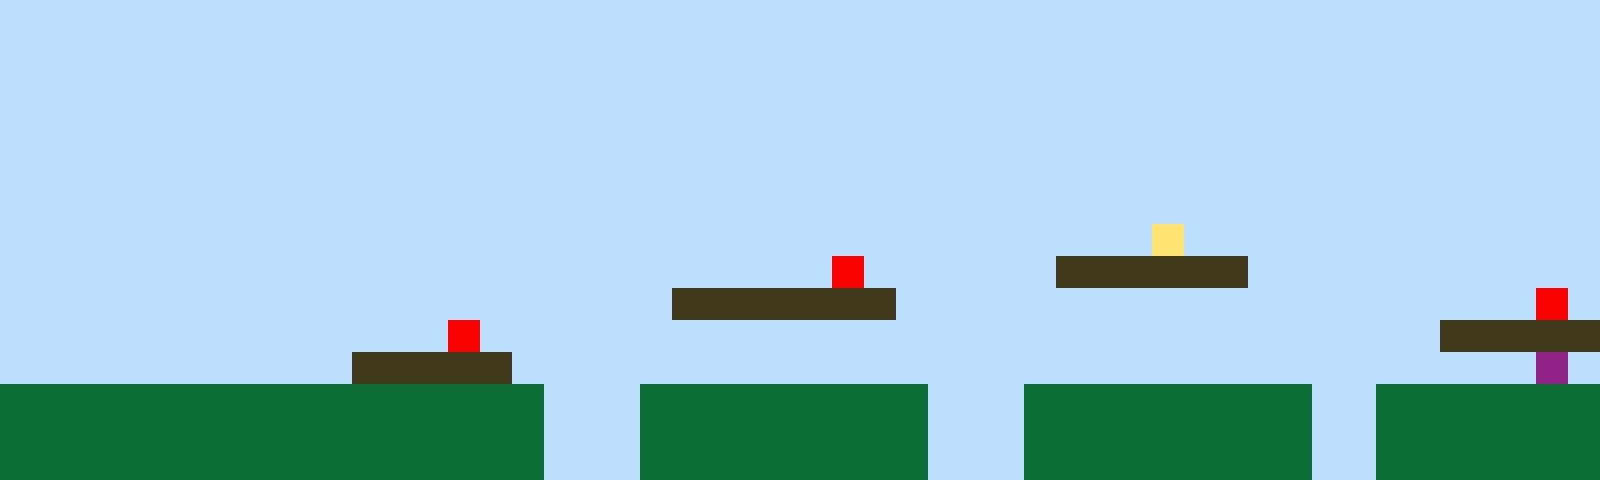

A 2D game scene composited from a Tiled map and its tileset images. What follows is a short description and the map's XML, with every tile layer's data as written:
An orthogonal 50x15 tile map with 32x32 px tiles, 1 tile layer (Tile Layer 1).

<map version="1.10" tiledversion="1.11.2" orientation="orthogonal" renderorder="right-up" width="50" height="15" tilewidth="32" tileheight="32" infinite="0" nextlayerid="2" nextobjectid="1"><editorsettings><export target="map1.csv" format="csv" /></editorsettings><tileset firstgid="1" name="sprites" tilewidth="32" tileheight="32" tilecount="6" columns="3"><image source="sprites.png" width="96" height="64" /></tileset><layer id="1" name="Tile Layer 1" width="50" height="15"><data encoding="csv">1,1,1,1,1,1,1,1,1,1,1,1,1,1,1,1,1,1,1,1,1,1,1,1,1,1,1,1,1,1,1,1,1,1,1,1,1,1,1,1,1,1,1,1,1,1,1,1,1,1,1,1,1,1,1,1,1,1,1,1,1,1,1,1,1,1,1,1,1,1,1,1,1,1,1,1,1,1,1,1,1,1,1,1,1,1,1,1,1,1,1,1,1,1,1,1,1,1,1,1,1,1,1,1,1,1,1,1,1,1,1,1,1,1,1,1,1,1,1,1,1,1,1,1,1,1,1,1,1,1,1,1,1,1,1,1,1,1,1,1,1,1,1,1,1,1,1,1,1,1,1,1,1,1,1,1,1,1,1,1,1,1,1,1,1,1,1,1,1,1,1,1,1,1,1,1,1,1,1,1,1,1,1,1,1,1,1,1,1,1,1,1,1,1,1,1,1,1,1,1,1,1,1,1,1,1,1,1,1,1,1,1,1,1,1,1,1,1,1,1,1,1,1,1,1,1,1,1,1,1,1,1,1,1,1,1,1,1,1,1,1,1,1,1,1,1,1,1,1,1,1,1,1,1,1,1,1,1,1,1,1,1,1,1,1,1,1,1,1,1,1,1,1,1,1,1,1,1,1,1,1,1,1,1,1,1,1,1,1,1,1,1,1,1,1,1,1,1,1,1,1,1,1,1,1,1,1,1,1,1,1,1,1,1,1,1,1,1,1,1,1,1,1,1,1,1,1,1,1,1,1,1,1,1,1,1,1,1,1,1,1,1,1,1,1,1,1,1,1,1,1,1,1,1,1,1,1,1,1,1,1,1,1,1,1,1,1,1,1,1,1,1,1,1,1,1,1,1,1,1,1,1,1,1,1,1,4,1,1,1,1,1,1,1,1,1,1,1,1,1,1,1,1,1,1,1,1,1,1,1,1,1,1,1,1,1,1,1,1,1,1,1,1,1,1,1,5,1,1,1,1,1,1,3,3,3,3,3,3,1,1,1,1,1,1,1,1,1,1,1,1,1,1,1,1,1,1,1,1,1,1,1,1,1,1,1,1,1,1,1,1,3,3,3,3,3,3,3,1,1,1,1,1,1,1,1,1,1,1,1,1,1,1,1,1,1,1,1,5,1,1,1,1,1,1,1,1,1,1,1,1,1,1,1,5,1,1,1,1,1,1,1,1,1,1,1,1,1,1,1,1,1,1,1,1,1,1,1,1,1,1,1,1,1,1,3,3,3,3,3,1,1,1,1,1,1,1,1,1,1,1,3,3,3,3,3,1,1,1,1,1,1,1,1,1,1,1,1,1,1,1,1,1,1,1,1,1,1,1,1,1,1,1,1,1,1,1,1,6,1,2,2,2,2,2,2,2,2,2,2,2,2,2,2,2,2,2,1,1,1,2,2,2,2,2,2,2,2,2,1,1,1,2,2,2,2,2,2,2,2,2,1,1,2,2,2,2,2,2,2,2,2,2,2,2,2,2,2,2,2,2,2,2,2,2,2,2,1,1,1,2,2,2,2,2,2,2,2,2,1,1,1,2,2,2,2,2,2,2,2,2,1,1,2,2,2,2,2,2,2,2,2,2,2,2,2,2,2,2,2,2,2,2,2,2,2,2,1,1,1,2,2,2,2,2,2,2,2,2,1,1,1,2,2,2,2,2,2,2,2,2,1,1,2,2,2,2,2,2,2</data></layer></map>
